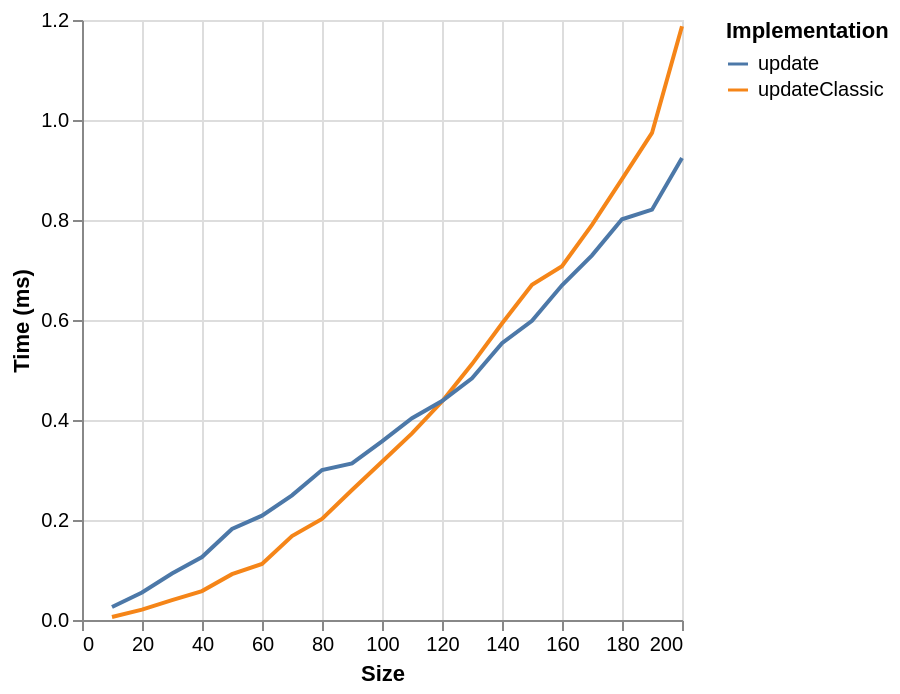

Source (Vega-Lite JSON):
### Vega-Lite specification from a JSON file in a GitHub repository (floating-point values rounded to 4 significant figures)
{"$schema": "https://vega.github.io/schema/vega-lite/v6.json", "data": {"values": [{"ms": 0.0059, "series": "updateClassic", "size": 10}, {"ms": 0.0208, "series": "updateClassic", "size": 20}, {"ms": 0.0396, "series": "updateClassic", "size": 30}, {"ms": 0.0579, "series": "updateClassic", "size": 40}, {"ms": 0.0917, "series": "updateClassic", "size": 50}, {"ms": 0.112, "series": "updateClassic", "size": 60}, {"ms": 0.1678, "series": "updateClassic", "size": 70}, {"ms": 0.2021, "series": "updateClassic", "size": 80}, {"ms": 0.26, "series": "updateClassic", "size": 90}, {"ms": 0.3166, "series": "updateClassic", "size": 100}, {"ms": 0.3732, "series": "updateClassic", "size": 110}, {"ms": 0.437, "series": "updateClassic", "size": 120}, {"ms": 0.5118, "series": "updateClassic", "size": 130}, {"ms": 0.5931, "series": "updateClassic", "size": 140}, {"ms": 0.6705, "series": "updateClassic", "size": 150}, {"ms": 0.7077, "series": "updateClassic", "size": 160}, {"ms": 0.7903, "series": "updateClassic", "size": 170}, {"ms": 0.8817, "series": "updateClassic", "size": 180}, {"ms": 0.9741, "series": "updateClassic", "size": 190}, {"ms": 1.188, "series": "updateClassic", "size": 200}, {"ms": 0.0261, "series": "update", "size": 10}, {"ms": 0.0551, "series": "update", "size": 20}, {"ms": 0.093, "series": "update", "size": 30}, {"ms": 0.1259, "series": "update", "size": 40}, {"ms": 0.182, "series": "update", "size": 50}, {"ms": 0.2087, "series": "update", "size": 60}, {"ms": 0.2494, "series": "update", "size": 70}, {"ms": 0.3, "series": "update", "size": 80}, {"ms": 0.3131, "series": "update", "size": 90}, {"ms": 0.3573, "series": "update", "size": 100}, {"ms": 0.4036, "series": "update", "size": 110}, {"ms": 0.438, "series": "update", "size": 120}, {"ms": 0.4834, "series": "update", "size": 130}, {"ms": 0.5535, "series": "update", "size": 140}, {"ms": 0.5985, "series": "update", "size": 150}, {"ms": 0.6695, "series": "update", "size": 160}, {"ms": 0.7294, "series": "update", "size": 170}, {"ms": 0.8015, "series": "update", "size": 180}, {"ms": 0.8207, "series": "update", "size": 190}, {"ms": 0.9239, "series": "update", "size": 200}]}, "encoding": {"color": {"field": "series", "legend": {"orient": "right", "symbolLimit": 30, "title": "Implementation"}, "type": "nominal"}, "x": {"field": "size", "title": "Size", "type": "quantitative"}, "y": {"field": "ms", "title": "Time (ms)", "type": "quantitative"}}, "mark": {"point": false, "type": "line"}}
